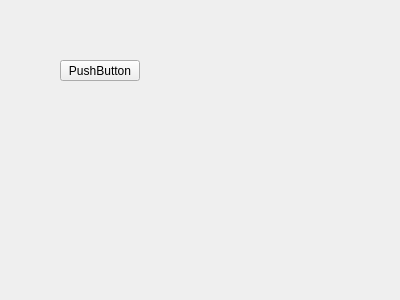
<?xml version="1.0" encoding="UTF-8"?>
<ui version="4.0">
 <class>N::Form</class>
 <widget class="QWidget" name="N::Form">
  <property name="geometry">
   <rect>
    <x>0</x>
    <y>0</y>
    <width>400</width>
    <height>300</height>
   </rect>
  </property>
  <property name="windowTitle">
   <string>Form</string>
  </property>
  <widget class="QPushButton" name="pushButton">
   <property name="geometry">
    <rect>
     <x>60</x>
     <y>60</y>
     <width>80</width>
     <height>21</height>
    </rect>
   </property>
   <property name="text">
    <string>PushButton</string>
   </property>
  </widget>
 </widget>
 <resources/>
 <connections/>
</ui>
